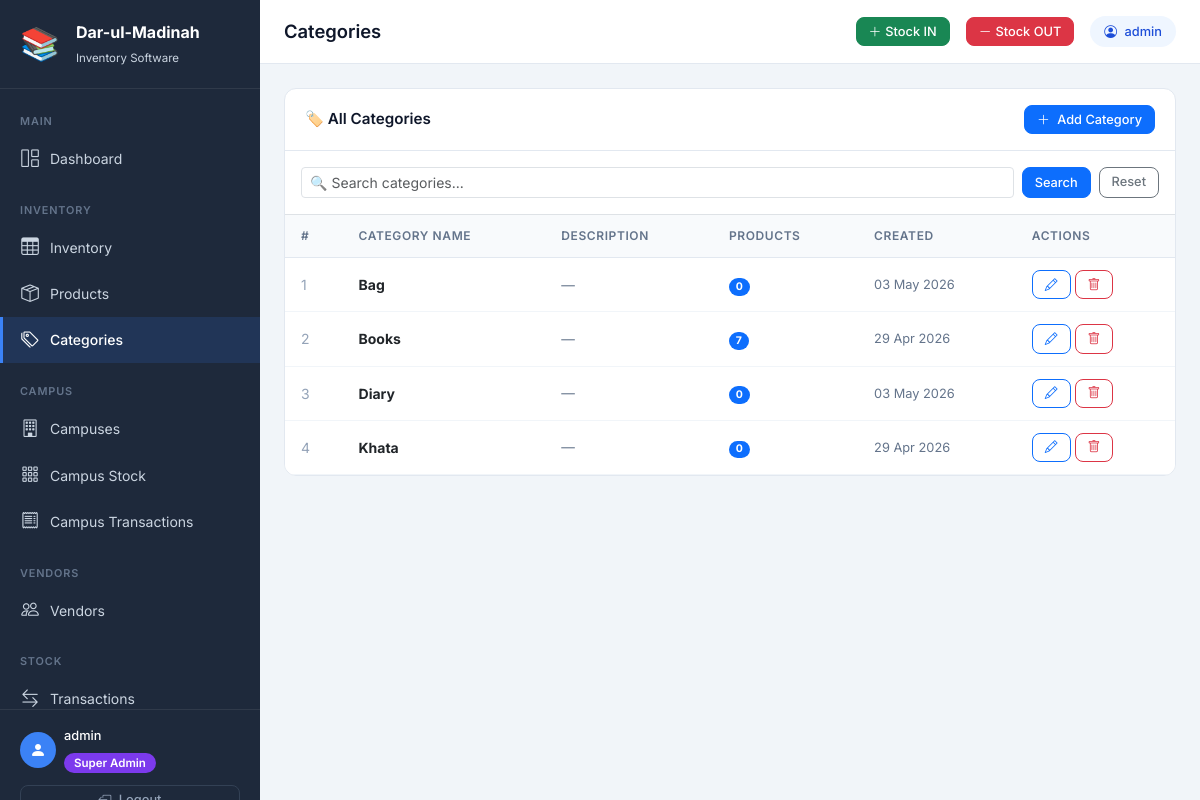
Page /categories/ (signed in) on the committed database.
### inventory/models.py (models this page shows, shortened)
class Category(models.Model):
    name = models.CharField(max_length=100, unique=True, verbose_name="Category Name")
    description = models.TextField(blank=True, null=True, verbose_name="Description")
    created_at = models.DateTimeField(auto_now_add=True)
    class Meta:
        verbose_name = "Category"
        verbose_name_plural = "Categories"
        ordering = ['name']

### inventory/views.py (the view)
# urls.py: path('categories/', views.category_list, name='category_list'),
@login_required
def category_list(request):
    if not is_super_admin(request.user):
        messages.error(request, '❌ Access denied!')
        return redirect('dashboard')
    query = request.GET.get('q', '')
    categories = Category.objects.annotate(
        product_count_ann=Count('products')
    ).order_by('name')
    if query:
        categories = categories.filter(name__icontains=query)
    paginator = Paginator(categories, 10)
    page_obj = paginator.get_page(request.GET.get('page'))
    return render(request, 'inventory/category_list.html', {
        'page_obj': page_obj,
        'query': query,
        'page_title': 'Categories',
    })

### inventory/views.py (called while the page is built)
def is_super_admin(user):
    return user.is_superuser or user.is_staff

### inventory/templates/inventory/category_list.html (shortened to what this page needs)
{% extends "inventory/base.html" %}
{% block content %}
<div class="table-card">
    <div class="table-card-header">
        <h5>🏷️ All Categories</h5>
        <a href="{% url 'category_create' %}" class="btn btn-primary btn-sm">
            <i class="bi bi-plus-lg me-1"></i> Add Category
        </a>
    </div>
    <div class="p-3 border-bottom">
        <form method="get" class="d-flex gap-2">
            <input type="text" name="q" value="{{ query }}"
                class="form-control form-control-sm"
                placeholder="🔍 Search categories...">
            <button type="submit" class="btn btn-primary btn-sm">Search</button>
            <a href="{% url 'category_list' %}" class="btn btn-outline-secondary btn-sm">Reset</a>
        </form>
    </div>
    <div style="overflow-x:auto;">
        <table class="table table-hover mb-0">
            <thead>
                <tr>
                    <th>#</th>
                    <th>Category Name</th>
                    <th>Description</th>
                    <th>Products</th>
                    <th>Created</th>
                    <th>Actions</th>
                </tr>
            </thead>
            <tbody>
                {% for cat in page_obj %}
                <tr>
                    <td style="color:#94a3b8;">{{ forloop.counter }}</td>
                    <td><strong>{{ cat.name }}</strong></td>
                    <td style="color:#64748b;font-size:0.85rem;">
                        {{ cat.description|default:"—"|truncatechars:50 }}
                    </td>
                    <td>
                        <span class="badge bg-primary rounded-pill">
                            {{ cat.product_count_ann }}
                        </span>
                    </td>
                    <td style="color:#64748b;font-size:0.8rem;">
                        {{ cat.created_at|date:"d M Y" }}
                    </td>
                    <td>
                        <div class="d-flex gap-1">
                            <a href="{% url 'category_edit' cat.pk %}"
                                class="btn btn-sm btn-outline-primary" title="Edit">
                                <i class="bi bi-pencil"></i>
                            </a>
                            <a href="{% url 'category_delete' cat.pk %}"
                                class="btn btn-sm btn-outline-danger" title="Delete">
                                <i class="bi bi-trash"></i>
                            </a>
                        </div>
                    </td>
                </tr>
                {% endfor %}
            </tbody>
        </table>
    </div>
</div>
{% endblock %}

### inventory/templates/inventory/base.html (shortened to what this page needs)
<!DOCTYPE html>
<html lang="en">
<head>
    <link href="https://cdn.jsdelivr.net/npm/bootstrap@5.3.0/dist/css/bootstrap.min.css" rel="stylesheet">
    <link href="https://cdn.jsdelivr.net/npm/bootstrap-icons@1.11.0/font/bootstrap-icons.css" rel="stylesheet">
</head>
<body>
<aside class="sidebar">
    <a href="{% url 'dashboard' %}" class="sidebar-brand d-flex align-items-center gap-3">
        <div class="brand-icon">📚</div>
        <div>
            <span class="brand-title">Dar-ul-Madinah</span>
            <span class="brand-sub">
                {% if request.user.is_superuser or request.user.is_staff %}
                    Inventory Software
                {% else %}
                    Campus Portal
                {% endif %}
            </span>
        </div>
    </a>
    <nav class="sidebar-nav">
        <span class="nav-section-label">Main</span>
        <a href="{% url 'dashboard' %}" class="sidebar-link {% if request.resolver_match.url_name == 'dashboard' %}active{% endif %}">
            <i class="bi bi-grid-1x2"></i> Dashboard
        </a>
        {% if request.user.is_superuser or request.user.is_staff %}
        <span class="nav-section-label mt-2">Inventory</span>
        <a href="{% url 'inventory_overview' %}" class="sidebar-link {% if request.resolver_match.url_name == 'inventory_overview' %}active{% endif %}">
            <i class="bi bi-table"></i> Inventory
        </a>
        <a href="{% url 'product_list' %}" class="sidebar-link {% if 'product' in request.resolver_match.url_name %}active{% endif %}">
            <i class="bi bi-box-seam"></i> Products
        </a>
        <a href="{% url 'category_list' %}" class="sidebar-link {% if 'category' in request.resolver_match.url_name %}active{% endif %}">
            <i class="bi bi-tags"></i> Categories
        </a>
        <span class="nav-section-label mt-2">Campus</span>
        <a href="{% url 'campus_list' %}" class="sidebar-link ">
            <i class="bi bi-building"></i> Campuses
        </a>
        <a href="{% url 'campus_stock_dashboard' %}" class="sidebar-link {% if request.resolver_match.url_name == 'campus_stock_dashboard' %}active{% endif %}">
            <i class="bi bi-grid-3x3-gap"></i> Campus Stock
        </a>
        <a href="{% url 'campus_transaction_report' %}" class="sidebar-link {% if request.resolver_match.url_name == 'campus_transaction_report' %}active{% endif %}">
            <i class="bi bi-receipt"></i> Campus Transactions
        </a>
        <span class="nav-section-label mt-2">Vendors</span>
        <a href="{% url 'vendor_list' %}" class="sidebar-link {% if 'vendor' in request.resolver_match.url_name %}active{% endif %}">
            <i class="bi bi-people"></i> Vendors
        </a>
        <span class="nav-section-label mt-2">Stock</span>
        <a href="{% url 'stock_log_list' %}" class="sidebar-link {% if request.resolver_match.url_name == 'stock_log_list' %}active{% endif %}">
            <i class="bi bi-arrow-left-right"></i> Transactions
        </a>
        {% endif %}
    </nav>
    <div class="sidebar-footer">
        <div class="d-flex align-items-center gap-2 mb-2">
            <div style="width:36px;height:36px;background:#3b82f6;border-radius:50%;display:flex;align-items:center;justify-content:center;">
                <i class="bi bi-person-fill text-white" style="font-size:1rem;"></i>
            </div>
            <div>
                <div style="color:#fff;font-size:0.8rem;font-weight:500;">
                    {{ request.user.get_full_name|default:request.user.username }}
                </div>
                <div class="mt-1">
                    {% if request.user.is_superuser or request.user.is_staff %}
                        <span class="role-badge-super">Super Admin</span>
                    {% else %}
                        <span class="role-badge-campus">Campus Admin</span>
                    {% endif %}
                </div>
            </div>
        </div>
        <a href="{% url 'logout' %}" class="btn btn-sm btn-outline-secondary w-100 mt-1" style="border-color:#334155;color:#94a3b8;">
            <i class="bi bi-box-arrow-left me-1"></i> Logout
        </a>
    </div>
</aside>
<div class="main-wrapper">
    <div class="top-navbar">
        <h1 class="page-heading flex-grow-1">
            {% block page_heading %}{{ page_title|default:"Dashboard" }}{% endblock %}
        </h1>
        {% if request.user.is_superuser or request.user.is_staff %}
            <a href="{% url 'stock_in' %}" class="btn btn-sm btn-success d-none d-md-flex align-items-center gap-1">
                <i class="bi bi-plus-lg"></i> Stock IN
            </a>
            <a href="{% url 'stock_out' %}" class="btn btn-sm btn-danger d-none d-md-flex align-items-center gap-1">
                <i class="bi bi-dash-lg"></i> Stock OUT
            </a>
        {% endif %}
        <div class="user-badge d-none d-md-block">
            <i class="bi bi-person-circle me-1"></i> {{ request.user.username }}
        </div>
    </div>
    <main class="page-content">
        {% block content %}{% endblock %}
    </main>
</div>
</body>
</html>

### inventory/templates/inventory/base.html (style rules this page uses)
:root { --sidebar-width: 260px; --sidebar-bg: #1e293b; --sidebar-text: #cbd5e1; --sidebar-active: #3b82f6; }
* { font-family: 'Inter', sans-serif; }
body { background-color: #f1f5f9; min-height: 100vh; }
.sidebar { width: var(--sidebar-width); min-height: 100vh; background: var(--sidebar-bg); position: fixed; top: 0; left: 0; z-index: 1000; display: flex; flex-direction: column; }
.sidebar-brand { padding: 20px; border-bottom: 1px solid rgba(255,255,255,0.08); text-decoration: none; }
.brand-title { color: #fff; font-size: 1rem; font-weight: 700; display: block; }
.brand-sub { color: var(--sidebar-text); font-size: 0.72rem; }
.brand-icon { font-size: 2rem; color: var(--sidebar-active); }
.sidebar-nav { flex: 1; padding: 12px 0; overflow-y: auto; overflow-x: hidden; max-height: calc(100vh - 180px); }
.nav-section-label { color: #64748b; font-size: 0.68rem; font-weight: 600; text-transform: uppercase; letter-spacing: 0.08em; padding: 12px 20px 6px; display: block; }
.sidebar-link { display: flex; align-items: center; gap: 10px; padding: 10px 20px; color: var(--sidebar-text); text-decoration: none; font-size: 0.875rem; transition: all 0.15s ease; position: relative; }
.sidebar-link.active { background: rgba(59,130,246,0.15); color: #fff; font-weight: 500; }
.sidebar-link.active::before { content: ''; position: absolute; left: 0; top: 0; bottom: 0; width: 3px; background: var(--sidebar-active); }
.sidebar-link i { font-size: 1.1rem; width: 20px; text-align: center; }
.sidebar-footer { padding: 16px 20px; border-top: 1px solid rgba(255,255,255,0.08); }
.main-wrapper { margin-left: var(--sidebar-width); min-height: 100vh; display: flex; flex-direction: column; }
.top-navbar { background: #fff; border-bottom: 1px solid #e2e8f0; height: 64px; display: flex; align-items: center; padding: 0 24px; gap: 16px; position: sticky; top: 0; z-index: 100; }
.page-heading { font-size: 1.15rem; font-weight: 600; color: #0f172a; margin: 0; }
.user-badge { background: #eff6ff; color: #1d4ed8; padding: 6px 14px; border-radius: 20px; font-size: 0.8rem; font-weight: 500; }
.role-badge-super { background: #7c3aed; color: #fff; padding: 3px 10px; border-radius: 20px; font-size: 0.72rem; font-weight: 600; }
.page-content { flex: 1; padding: 24px; }
.table-card { background: #fff; border-radius: 12px; border: 1px solid #e2e8f0; overflow: hidden; }
.table-card-header { padding: 16px 20px; border-bottom: 1px solid #e2e8f0; display: flex; align-items: center; justify-content: space-between; gap: 12px; }
.table-card-header h5 { margin: 0; font-size: 0.95rem; font-weight: 600; color: #0f172a; }
.table thead th { background: #f8fafc; color: #64748b; font-size: 0.75rem; font-weight: 600; text-transform: uppercase; letter-spacing: 0.05em; border-bottom: 1px solid #e2e8f0; padding: 12px 16px; }
.table tbody td { padding: 12px 16px; vertical-align: middle; border-bottom: 1px solid #f1f5f9; font-size: 0.875rem; }
.btn { border-radius: 8px; font-weight: 500; font-size: 0.875rem; }
.btn-sm { font-size: 0.8rem; padding: 4px 12px; }

### rows in the picture
Category: name "Bag", description "—", product_count_ann "0", created_at "03 May 2026"
Category: name "Books", description "—", product_count_ann "7", created_at "29 Apr 2026"
Category: name "Diary", description "—", product_count_ann "0", created_at "03 May 2026"
Category: name "Khata", description "—", product_count_ann "0", created_at "29 Apr 2026"

### other values in the picture
{{ request.user.get_full_name|default:request.user.username }} "admin"
{{ page_title|default:"Dashboard" }} "Categories"
{{ request.user.username }} "admin"
